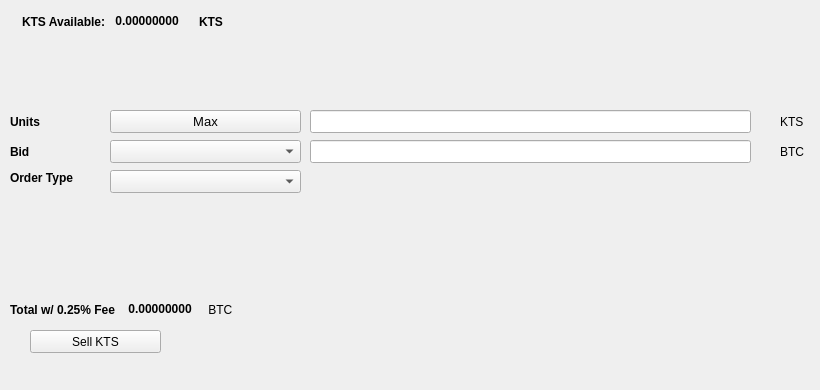
   <widget class="QWidget" name="SellTab">
    <attribute name="title">
     <string>Sell</string>
    </attribute>
    <widget class="QLabel" name="label_16">
     <property name="geometry">
      <rect>
       <x>780</x>
       <y>140</y>
       <width>31</width>
       <height>23</height>
      </rect>
     </property>
     <property name="text">
      <string>BTC</string>
     </property>
    </widget>
    <widget class="QComboBox" name="SellBidcomboBox">
     <property name="geometry">
      <rect>
       <x>110</x>
       <y>140</y>
       <width>191</width>
       <height>23</height>
      </rect>
     </property>
     <property name="font">
      <font>
       <pointsize>10</pointsize>
      </font>
     </property>
    </widget>
    <widget class="QLabel" name="label_18">
     <property name="geometry">
      <rect>
       <x>10</x>
       <y>110</y>
       <width>46</width>
       <height>23</height>
      </rect>
     </property>
     <property name="font">
      <font>
       <weight>75</weight>
       <bold>true</bold>
      </font>
     </property>
     <property name="text">
      <string>Units</string>
     </property>
    </widget>
    <widget class="QPushButton" name="Sell_Max_Amount">
     <property name="geometry">
      <rect>
       <x>110</x>
       <y>110</y>
       <width>191</width>
       <height>23</height>
      </rect>
     </property>
     <property name="font">
      <font>
       <pointsize>10</pointsize>
      </font>
     </property>
     <property name="text">
      <string>Max</string>
     </property>
    </widget>
    <widget class="QLabel" name="label_20">
     <property name="geometry">
      <rect>
       <x>10</x>
       <y>170</y>
       <width>91</width>
       <height>16</height>
      </rect>
     </property>
     <property name="font">
      <font>
       <weight>75</weight>
       <bold>true</bold>
      </font>
     </property>
     <property name="text">
      <string>Order Type</string>
     </property>
    </widget>
    <widget class="QComboBox" name="SellOrdertypeCombo">
     <property name="geometry">
      <rect>
       <x>110</x>
       <y>170</y>
       <width>191</width>
       <height>23</height>
      </rect>
     </property>
     <property name="font">
      <font>
       <pointsize>10</pointsize>
      </font>
     </property>
    </widget>
    <widget class="QLabel" name="label_21">
     <property name="geometry">
      <rect>
       <x>10</x>
       <y>140</y>
       <width>46</width>
       <height>23</height>
      </rect>
     </property>
     <property name="font">
      <font>
       <weight>75</weight>
       <bold>true</bold>
      </font>
     </property>
     <property name="text">
      <string>Bid</string>
     </property>
    </widget>
    <widget class="QLabel" name="label_22">
     <property name="geometry">
      <rect>
       <x>780</x>
       <y>110</y>
       <width>31</width>
       <height>23</height>
      </rect>
     </property>
     <property name="text">
      <string>KTS</string>
     </property>
    </widget>
    <widget class="QLineEdit" name="UnitsInputKTS">
     <property name="geometry">
      <rect>
       <x>310</x>
       <y>110</y>
       <width>441</width>
       <height>23</height>
      </rect>
     </property>
     <property name="font">
      <font>
       <pointsize>9</pointsize>
       <weight>75</weight>
       <bold>true</bold>
      </font>
     </property>
    </widget>
    <widget class="QLineEdit" name="SellBidPriceEdit">
     <property name="geometry">
      <rect>
       <x>310</x>
       <y>140</y>
       <width>441</width>
       <height>23</height>
      </rect>
     </property>
     <property name="font">
      <font>
       <pointsize>9</pointsize>
       <weight>75</weight>
       <bold>true</bold>
      </font>
     </property>
    </widget>
    <widget class="QPushButton" name="SellKTSBTN">
     <property name="geometry">
      <rect>
       <x>30</x>
       <y>330</y>
       <width>131</width>
       <height>23</height>
      </rect>
     </property>
     <property name="text">
      <string>Sell KTS</string>
     </property>
     <property name="icon">
      <iconset resource="../kts">
       <normaloff>:/icons/bitcoin</normaloff>:/icons/bitcoin</iconset>
     </property>
    </widget>
    <widget class="QWidget" name="layoutWidget3">
     <property name="geometry">
      <rect>
       <x>22</x>
       <y>12</y>
       <width>258</width>
       <height>19</height>
      </rect>
     </property>
     <layout class="QHBoxLayout" name="horizontalLayout">
      <item>
       <widget class="QLabel" name="label232_2">
        <property name="font">
         <font>
          <weight>75</weight>
          <bold>true</bold>
         </font>
        </property>
        <property name="text">
         <string>KTS Available:</string>
        </property>
       </widget>
      </item>
      <item>
       <widget class="QLabel" name="KTSAvailableLabel">
        <property name="palette">
         <palette>
          <active>
           <colorrole role="WindowText">
            <brush brushstyle="SolidPattern">
             <color alpha="255">
              <red>0</red>
              <green>0</green>
              <blue>0</blue>
             </color>
            </brush>
           </colorrole>
           <colorrole role="Button">
            <brush brushstyle="SolidPattern">
             <color alpha="255">
              <red>0</red>
              <green>170</green>
              <blue>0</blue>
             </color>
            </brush>
           </colorrole>
           <colorrole role="Light">
            <brush brushstyle="SolidPattern">
             <color alpha="255">
              <red>0</red>
              <green>255</green>
              <blue>0</blue>
             </color>
            </brush>
           </colorrole>
           <colorrole role="Midlight">
            <brush brushstyle="SolidPattern">
             <color alpha="255">
              <red>0</red>
              <green>212</green>
              <blue>0</blue>
             </color>
            </brush>
           </colorrole>
           <colorrole role="Dark">
            <brush brushstyle="SolidPattern">
             <color alpha="255">
              <red>0</red>
              <green>85</green>
              <blue>0</blue>
             </color>
            </brush>
           </colorrole>
           <colorrole role="Mid">
            <brush brushstyle="SolidPattern">
             <color alpha="255">
              <red>0</red>
              <green>113</green>
              <blue>0</blue>
             </color>
            </brush>
           </colorrole>
           <colorrole role="Text">
            <brush brushstyle="SolidPattern">
             <color alpha="255">
              <red>0</red>
              <green>170</green>
              <blue>0</blue>
             </color>
            </brush>
           </colorrole>
           <colorrole role="BrightText">
            <brush brushstyle="SolidPattern">
             <color alpha="255">
              <red>255</red>
              <green>255</green>
              <blue>255</blue>
             </color>
            </brush>
           </colorrole>
           <colorrole role="ButtonText">
            <brush brushstyle="SolidPattern">
             <color alpha="255">
              <red>0</red>
              <green>0</green>
              <blue>0</blue>
             </color>
            </brush>
           </colorrole>
           <colorrole role="Base">
            <brush brushstyle="SolidPattern">
             <color alpha="255">
              <red>255</red>
              <green>255</green>
              <blue>255</blue>
             </color>
            </brush>
           </colorrole>
           <colorrole role="Window">
            <brush brushstyle="SolidPattern">
             <color alpha="255">
              <red>0</red>
              <green>170</green>
              <blue>0</blue>
             </color>
            </brush>
           </colorrole>
           <colorrole role="Shadow">
            <brush brushstyle="SolidPattern">
             <color alpha="255">
              <red>0</red>
              <green>0</green>
              <blue>0</blue>
             </color>
            </brush>
           </colorrole>
           <colorrole role="AlternateBase">
            <brush brushstyle="SolidPattern">
             <color alpha="255">
              <red>127</red>
              <green>212</green>
              <blue>127</blue>
             </color>
            </brush>
           </colorrole>
           <colorrole role="ToolTipBase">
            <brush brushstyle="SolidPattern">
             <color alpha="255">
              <red>255</red>
              <green>255</green>
              <blue>220</blue>
             </color>
            </brush>
           </colorrole>
           <colorrole role="ToolTipText">
            <brush brushstyle="SolidPattern">
             <color alpha="255">
              <red>0</red>
              <green>0</green>
              <blue>0</blue>
             </color>
            </brush>
           </colorrole>
          </active>
          <inactive>
           <colorrole role="WindowText">
            <brush brushstyle="SolidPattern">
             <color alpha="255">
              <red>0</red>
              <green>0</green>
              <blue>0</blue>
             </color>
            </brush>
           </colorrole>
           <colorrole role="Button">
            <brush brushstyle="SolidPattern">
             <color alpha="255">
              <red>0</red>
              <green>170</green>
              <blue>0</blue>
             </color>
            </brush>
           </colorrole>
           <colorrole role="Light">
            <brush brushstyle="SolidPattern">
             <color alpha="255">
              <red>0</red>
              <green>255</green>
              <blue>0</blue>
             </color>
            </brush>
           </colorrole>
           <colorrole role="Midlight">
            <brush brushstyle="SolidPattern">
             <color alpha="255">
              <red>0</red>
              <green>212</green>
              <blue>0</blue>
             </color>
            </brush>
           </colorrole>
           <colorrole role="Dark">
            <brush brushstyle="SolidPattern">
             <color alpha="255">
              <red>0</red>
              <green>85</green>
              <blue>0</blue>
             </color>
            </brush>
           </colorrole>
           <colorrole role="Mid">
            <brush brushstyle="SolidPattern">
             <color alpha="255">
              <red>0</red>
              <green>113</green>
              <blue>0</blue>
             </color>
            </brush>
           </colorrole>
           <colorrole role="Text">
            <brush brushstyle="SolidPattern">
             <color alpha="255">
              <red>0</red>
              <green>170</green>
              <blue>0</blue>
             </color>
            </brush>
           </colorrole>
           <colorrole role="BrightText">
            <brush brushstyle="SolidPattern">
             <color alpha="255">
              <red>255</red>
              <green>255</green>
              <blue>255</blue>
             </color>
            </brush>
           </colorrole>
           <colorrole role="ButtonText">
            <brush brushstyle="SolidPattern">
             <color alpha="255">
              <red>0</red>
              <green>0</green>
              <blue>0</blue>
             </color>
            </brush>
           </colorrole>
           <colorrole role="Base">
            <brush brushstyle="SolidPattern">
             <color alpha="255">
              <red>255</red>
              <green>255</green>
              <blue>255</blue>
             </color>
            </brush>
           </colorrole>
           <colorrole role="Window">
            <brush brushstyle="SolidPattern">
             <color alpha="255">
              <red>0</red>
              <green>170</green>
              <blue>0</blue>
             </color>
            </brush>
           </colorrole>
           <colorrole role="Shadow">
            <brush brushstyle="SolidPattern">
             <color alpha="255">
              <red>0</red>
              <green>0</green>
              <blue>0</blue>
             </color>
            </brush>
           </colorrole>
           <colorrole role="AlternateBase">
            <brush brushstyle="SolidPattern">
             <color alpha="255">
              <red>127</red>
              <green>212</green>
              <blue>127</blue>
             </color>
            </brush>
           </colorrole>
           <colorrole role="ToolTipBase">
            <brush brushstyle="SolidPattern">
             <color alpha="255">
              <red>255</red>
              <green>255</green>
              <blue>220</blue>
             </color>
            </brush>
           </colorrole>
           <colorrole role="ToolTipText">
            <brush brushstyle="SolidPattern">
             <color alpha="255">
              <red>0</red>
              <green>0</green>
              <blue>0</blue>
             </color>
            </brush>
           </colorrole>
          </inactive>
          <disabled>
           <colorrole role="WindowText">
            <brush brushstyle="SolidPattern">
             <color alpha="255">
              <red>0</red>
              <green>85</green>
              <blue>0</blue>
             </color>
            </brush>
           </colorrole>
           <colorrole role="Button">
            <brush brushstyle="SolidPattern">
             <color alpha="255">
              <red>0</red>
              <green>170</green>
              <blue>0</blue>
             </color>
            </brush>
           </colorrole>
           <colorrole role="Light">
            <brush brushstyle="SolidPattern">
             <color alpha="255">
              <red>0</red>
              <green>255</green>
              <blue>0</blue>
             </color>
            </brush>
           </colorrole>
           <colorrole role="Midlight">
            <brush brushstyle="SolidPattern">
             <color alpha="255">
              <red>0</red>
              <green>212</green>
              <blue>0</blue>
             </color>
            </brush>
           </colorrole>
           <colorrole role="Dark">
            <brush brushstyle="SolidPattern">
             <color alpha="255">
              <red>0</red>
              <green>85</green>
              <blue>0</blue>
             </color>
            </brush>
           </colorrole>
           <colorrole role="Mid">
            <brush brushstyle="SolidPattern">
             <color alpha="255">
              <red>0</red>
              <green>113</green>
              <blue>0</blue>
             </color>
            </brush>
           </colorrole>
           <colorrole role="Text">
            <brush brushstyle="SolidPattern">
             <color alpha="255">
              <red>0</red>
              <green>85</green>
              <blue>0</blue>
             </color>
            </brush>
           </colorrole>
           <colorrole role="BrightText">
            <brush brushstyle="SolidPattern">
             <color alpha="255">
              <red>255</red>
              <green>255</green>
              <blue>255</blue>
             </color>
            </brush>
           </colorrole>
           <colorrole role="ButtonText">
            <brush brushstyle="SolidPattern">
             <color alpha="255">
              <red>0</red>
              <green>85</green>
              <blue>0</blue>
             </color>
            </brush>
           </colorrole>
           <colorrole role="Base">
            <brush brushstyle="SolidPattern">
             <color alpha="255">
              <red>0</red>
              <green>170</green>
              <blue>0</blue>
             </color>
            </brush>
           </colorrole>
           <colorrole role="Window">
            <brush brushstyle="SolidPattern">
             <color alpha="255">
              <red>0</red>
              <green>170</green>
              <blue>0</blue>
             </color>
            </brush>
           </colorrole>
           <colorrole role="Shadow">
            <brush brushstyle="SolidPattern">
             <color alpha="255">
              <red>0</red>
              <green>0</green>
              <blue>0</blue>
             </color>
            </brush>
           </colorrole>
           <colorrole role="AlternateBase">
            <brush brushstyle="SolidPattern">
             <color alpha="255">
              <red>0</red>
              <green>170</green>
              <blue>0</blue>
             </color>
            </brush>
           </colorrole>
           <colorrole role="ToolTipBase">
            <brush brushstyle="SolidPattern">
             <color alpha="255">
              <red>255</red>
              <green>255</green>
              <blue>220</blue>
             </color>
            </brush>
           </colorrole>
           <colorrole role="ToolTipText">
            <brush brushstyle="SolidPattern">
             <color alpha="255">
              <red>0</red>
              <green>0</green>
              <blue>0</blue>
             </color>
            </brush>
           </colorrole>
          </disabled>
         </palette>
        </property>
        <property name="font">
         <font>
          <weight>75</weight>
          <bold>true</bold>
         </font>
        </property>
        <property name="text">
         <string> 0.00000000 </string>
        </property>
        <property name="textInteractionFlags">
         <set>Qt::LinksAccessibleByMouse|Qt::TextSelectableByKeyboard|Qt::TextSelectableByMouse</set>
        </property>
       </widget>
      </item>
      <item>
       <widget class="QLabel" name="labelKTS">
        <property name="font">
         <font>
          <weight>75</weight>
          <bold>true</bold>
         </font>
        </property>
        <property name="text">
         <string>KTS</string>
        </property>
       </widget>
      </item>
     </layout>
    </widget>
    <widget class="QWidget" name="layoutWidget">
     <property name="geometry">
      <rect>
       <x>10</x>
       <y>300</y>
       <width>268</width>
       <height>19</height>
      </rect>
     </property>
     <layout class="QHBoxLayout" name="horizontalLayout_2">
      <item>
       <widget class="QLabel" name="label_19">
        <property name="font">
         <font>
          <weight>75</weight>
          <bold>true</bold>
         </font>
        </property>
        <property name="text">
         <string>Total w/ 0.25% Fee </string>
        </property>
       </widget>
      </item>
      <item>
       <widget class="QLabel" name="SellCostLabel">
        <property name="palette">
         <palette>
          <active>
           <colorrole role="WindowText">
            <brush brushstyle="SolidPattern">
             <color alpha="255">
              <red>0</red>
              <green>0</green>
              <blue>0</blue>
             </color>
            </brush>
           </colorrole>
           <colorrole role="Button">
            <brush brushstyle="SolidPattern">
             <color alpha="255">
              <red>0</red>
              <green>170</green>
              <blue>0</blue>
             </color>
            </brush>
           </colorrole>
           <colorrole role="Light">
            <brush brushstyle="SolidPattern">
             <color alpha="255">
              <red>0</red>
              <green>255</green>
              <blue>0</blue>
             </color>
            </brush>
           </colorrole>
           <colorrole role="Midlight">
            <brush brushstyle="SolidPattern">
             <color alpha="255">
              <red>0</red>
              <green>212</green>
              <blue>0</blue>
             </color>
            </brush>
           </colorrole>
           <colorrole role="Dark">
            <brush brushstyle="SolidPattern">
             <color alpha="255">
              <red>0</red>
              <green>85</green>
              <blue>0</blue>
             </color>
            </brush>
           </colorrole>
           <colorrole role="Mid">
            <brush brushstyle="SolidPattern">
             <color alpha="255">
              <red>0</red>
              <green>113</green>
              <blue>0</blue>
             </color>
            </brush>
           </colorrole>
           <colorrole role="Text">
            <brush brushstyle="SolidPattern">
             <color alpha="255">
              <red>0</red>
              <green>170</green>
              <blue>0</blue>
             </color>
            </brush>
           </colorrole>
           <colorrole role="BrightText">
            <brush brushstyle="SolidPattern">
             <color alpha="255">
              <red>255</red>
              <green>255</green>
              <blue>255</blue>
             </color>
            </brush>
           </colorrole>
           <colorrole role="ButtonText">
            <brush brushstyle="SolidPattern">
             <color alpha="255">
              <red>0</red>
              <green>0</green>
              <blue>0</blue>
             </color>
            </brush>
           </colorrole>
           <colorrole role="Base">
            <brush brushstyle="SolidPattern">
             <color alpha="255">
              <red>255</red>
              <green>255</green>
              <blue>255</blue>
             </color>
            </brush>
           </colorrole>
           <colorrole role="Window">
            <brush brushstyle="SolidPattern">
             <color alpha="255">
              <red>0</red>
              <green>170</green>
              <blue>0</blue>
             </color>
            </brush>
           </colorrole>
           <colorrole role="Shadow">
            <brush brushstyle="SolidPattern">
             <color alpha="255">
              <red>0</red>
              <green>0</green>
              <blue>0</blue>
             </color>
            </brush>
           </colorrole>
           <colorrole role="AlternateBase">
            <brush brushstyle="SolidPattern">
             <color alpha="255">
              <red>127</red>
              <green>212</green>
              <blue>127</blue>
             </color>
            </brush>
           </colorrole>
           <colorrole role="ToolTipBase">
            <brush brushstyle="SolidPattern">
             <color alpha="255">
              <red>255</red>
              <green>255</green>
              <blue>220</blue>
             </color>
            </brush>
           </colorrole>
           <colorrole role="ToolTipText">
            <brush brushstyle="SolidPattern">
             <color alpha="255">
              <red>0</red>
              <green>0</green>
              <blue>0</blue>
             </color>
            </brush>
           </colorrole>
          </active>
          <inactive>
           <colorrole role="WindowText">
            <brush brushstyle="SolidPattern">
             <color alpha="255">
              <red>0</red>
              <green>0</green>
              <blue>0</blue>
             </color>
            </brush>
           </colorrole>
           <colorrole role="Button">
            <brush brushstyle="SolidPattern">
             <color alpha="255">
              <red>0</red>
              <green>170</green>
              <blue>0</blue>
             </color>
            </brush>
           </colorrole>
           <colorrole role="Light">
            <brush brushstyle="SolidPattern">
             <color alpha="255">
              <red>0</red>
              <green>255</green>
              <blue>0</blue>
             </color>
            </brush>
           </colorrole>
           <colorrole role="Midlight">
            <brush brushstyle="SolidPattern">
             <color alpha="255">
              <red>0</red>
              <green>212</green>
              <blue>0</blue>
             </color>
            </brush>
           </colorrole>
           <colorrole role="Dark">
            <brush brushstyle="SolidPattern">
             <color alpha="255">
              <red>0</red>
              <green>85</green>
              <blue>0</blue>
             </color>
            </brush>
           </colorrole>
           <colorrole role="Mid">
            <brush brushstyle="SolidPattern">
             <color alpha="255">
              <red>0</red>
              <green>113</green>
              <blue>0</blue>
             </color>
            </brush>
           </colorrole>
           <colorrole role="Text">
            <brush brushstyle="SolidPattern">
             <color alpha="255">
              <red>0</red>
              <green>170</green>
              <blue>0</blue>
             </color>
            </brush>
           </colorrole>
           <colorrole role="BrightText">
            <brush brushstyle="SolidPattern">
             <color alpha="255">
              <red>255</red>
              <green>255</green>
              <blue>255</blue>
             </color>
            </brush>
           </colorrole>
           <colorrole role="ButtonText">
            <brush brushstyle="SolidPattern">
             <color alpha="255">
              <red>0</red>
              <green>0</green>
              <blue>0</blue>
             </color>
            </brush>
           </colorrole>
           <colorrole role="Base">
            <brush brushstyle="SolidPattern">
             <color alpha="255">
              <red>255</red>
              <green>255</green>
              <blue>255</blue>
             </color>
            </brush>
           </colorrole>
           <colorrole role="Window">
            <brush brushstyle="SolidPattern">
             <color alpha="255">
              <red>0</red>
              <green>170</green>
              <blue>0</blue>
             </color>
            </brush>
           </colorrole>
           <colorrole role="Shadow">
            <brush brushstyle="SolidPattern">
             <color alpha="255">
              <red>0</red>
              <green>0</green>
              <blue>0</blue>
             </color>
            </brush>
           </colorrole>
           <colorrole role="AlternateBase">
            <brush brushstyle="SolidPattern">
             <color alpha="255">
              <red>127</red>
              <green>212</green>
              <blue>127</blue>
             </color>
            </brush>
           </colorrole>
           <colorrole role="ToolTipBase">
            <brush brushstyle="SolidPattern">
             <color alpha="255">
              <red>255</red>
              <green>255</green>
              <blue>220</blue>
             </color>
            </brush>
           </colorrole>
           <colorrole role="ToolTipText">
            <brush brushstyle="SolidPattern">
             <color alpha="255">
              <red>0</red>
              <green>0</green>
              <blue>0</blue>
             </color>
            </brush>
           </colorrole>
          </inactive>
          <disabled>
           <colorrole role="WindowText">
            <brush brushstyle="SolidPattern">
             <color alpha="255">
              <red>0</red>
              <green>85</green>
              <blue>0</blue>
             </color>
            </brush>
           </colorrole>
           <colorrole role="Button">
            <brush brushstyle="SolidPattern">
             <color alpha="255">
              <red>0</red>
              <green>170</green>
              <blue>0</blue>
             </color>
            </brush>
           </colorrole>
           <colorrole role="Light">
            <brush brushstyle="SolidPattern">
             <color alpha="255">
              <red>0</red>
              <green>255</green>
              <blue>0</blue>
             </color>
            </brush>
           </colorrole>
           <colorrole role="Midlight">
            <brush brushstyle="SolidPattern">
             <color alpha="255">
              <red>0</red>
              <green>212</green>
              <blue>0</blue>
             </color>
            </brush>
           </colorrole>
           <colorrole role="Dark">
            <brush brushstyle="SolidPattern">
             <color alpha="255">
              <red>0</red>
              <green>85</green>
              <blue>0</blue>
             </color>
            </brush>
           </colorrole>
           <colorrole role="Mid">
            <brush brushstyle="SolidPattern">
             <color alpha="255">
              <red>0</red>
              <green>113</green>
              <blue>0</blue>
             </color>
            </brush>
           </colorrole>
           <colorrole role="Text">
            <brush brushstyle="SolidPattern">
             <color alpha="255">
              <red>0</red>
              <green>85</green>
              <blue>0</blue>
             </color>
            </brush>
           </colorrole>
           <colorrole role="BrightText">
            <brush brushstyle="SolidPattern">
             <color alpha="255">
              <red>255</red>
              <green>255</green>
              <blue>255</blue>
             </color>
            </brush>
           </colorrole>
           <colorrole role="ButtonText">
            <brush brushstyle="SolidPattern">
             <color alpha="255">
              <red>0</red>
              <green>85</green>
              <blue>0</blue>
             </color>
            </brush>
           </colorrole>
           <colorrole role="Base">
            <brush brushstyle="SolidPattern">
             <color alpha="255">
              <red>0</red>
              <green>170</green>
              <blue>0</blue>
             </color>
            </brush>
           </colorrole>
           <colorrole role="Window">
            <brush brushstyle="SolidPattern">
             <color alpha="255">
              <red>0</red>
              <green>170</green>
              <blue>0</blue>
             </color>
            </brush>
           </colorrole>
           <colorrole role="Shadow">
            <brush brushstyle="SolidPattern">
             <color alpha="255">
              <red>0</red>
              <green>0</green>
              <blue>0</blue>
             </color>
            </brush>
           </colorrole>
           <colorrole role="AlternateBase">
            <brush brushstyle="SolidPattern">
             <color alpha="255">
              <red>0</red>
              <green>170</green>
              <blue>0</blue>
             </color>
            </brush>
           </colorrole>
           <colorrole role="ToolTipBase">
            <brush brushstyle="SolidPattern">
             <color alpha="255">
              <red>255</red>
              <green>255</green>
              <blue>220</blue>
             </color>
            </brush>
           </colorrole>
           <colorrole role="ToolTipText">
            <brush brushstyle="SolidPattern">
             <color alpha="255">
              <red>0</red>
              <green>0</green>
              <blue>0</blue>
             </color>
            </brush>
           </colorrole>
          </disabled>
         </palette>
        </property>
        <property name="font">
         <font>
          <weight>75</weight>
          <bold>true</bold>
         </font>
        </property>
        <property name="autoFillBackground">
         <bool>false</bool>
        </property>
        <property name="text">
         <string> 0.00000000</string>
        </property>
        <property name="textInteractionFlags">
         <set>Qt::LinksAccessibleByMouse|Qt::TextSelectableByMouse</set>
        </property>
       </widget>
      </item>
      <item>
       <widget class="QLabel" name="label_17">
        <property name="font">
         <font>
          <weight>50</weight>
          <bold>false</bold>
         </font>
        </property>
        <property name="text">
         <string> BTC</string>
        </property>
       </widget>
      </item>
     </layout>
    </widget>
    <widget class="QLabel" name="label_23">
     <property name="geometry">
      <rect>
       <x>460</x>
       <y>300</y>
       <width>281</width>
       <height>81</height>
      </rect>
     </property>
     <property name="text">
      <string/>
     </property>
     <property name="pixmap">
      <pixmap>:/images/bittrex</pixmap>
     </property>
    </widget>
   </widget>
